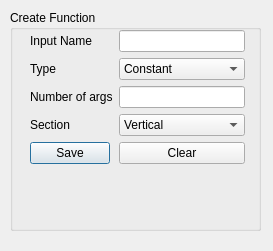
<?xml version="1.0" encoding="UTF-8"?>
<ui version="4.0">
 <class>Dialog_create_fc</class>
 <widget class="QDialog" name="Dialog_create_fc">
  <property name="geometry">
   <rect>
    <x>0</x>
    <y>0</y>
    <width>273</width>
    <height>251</height>
   </rect>
  </property>
  <property name="windowTitle">
   <string>Creation of Function</string>
  </property>
  <widget class="QGroupBox" name="groupBox_createfunconst">
   <property name="geometry">
    <rect>
     <x>10</x>
     <y>10</y>
     <width>251</width>
     <height>221</height>
    </rect>
   </property>
   <property name="title">
    <string>Create Function</string>
   </property>
   <widget class="QWidget" name="layoutWidget">
    <property name="geometry">
     <rect>
      <x>20</x>
      <y>20</y>
      <width>215</width>
      <height>141</height>
     </rect>
    </property>
    <layout class="QFormLayout" name="formLayout">
     <item row="0" column="1">
      <widget class="QLineEdit" name="lineEdit"/>
     </item>
     <item row="1" column="0">
      <widget class="QLabel" name="label_2">
       <property name="text">
        <string>Type</string>
       </property>
      </widget>
     </item>
     <item row="1" column="1">
      <widget class="QComboBox" name="comboBox_1">
       <item>
        <property name="text">
         <string>Constant</string>
        </property>
       </item>
       <item>
        <property name="text">
         <string>Function</string>
        </property>
       </item>
      </widget>
     </item>
     <item row="2" column="0">
      <widget class="QLabel" name="label_3">
       <property name="text">
        <string>Number of args</string>
       </property>
      </widget>
     </item>
     <item row="3" column="0">
      <widget class="QLabel" name="label_4">
       <property name="text">
        <string>Section</string>
       </property>
      </widget>
     </item>
     <item row="3" column="1">
      <widget class="QComboBox" name="comboBox_2">
       <item>
        <property name="text">
         <string>Vertical</string>
        </property>
       </item>
       <item>
        <property name="text">
         <string>Horizontal</string>
        </property>
       </item>
      </widget>
     </item>
     <item row="4" column="0">
      <widget class="QPushButton" name="pushButton_save">
       <property name="text">
        <string>Save</string>
       </property>
      </widget>
     </item>
     <item row="4" column="1">
      <widget class="QPushButton" name="pushButton_clear">
       <property name="text">
        <string>Clear</string>
       </property>
      </widget>
     </item>
     <item row="0" column="0">
      <widget class="QLabel" name="label_1">
       <property name="text">
        <string>Input Name</string>
       </property>
      </widget>
     </item>
     <item row="2" column="1">
      <widget class="QLineEdit" name="lineEdit_2">
       <property name="inputMethodHints">
        <set>Qt::ImhNone</set>
       </property>
      </widget>
     </item>
    </layout>
   </widget>
   <widget class="QLabel" name="label_display_process">
    <property name="geometry">
     <rect>
      <x>20</x>
      <y>185</y>
      <width>211</width>
      <height>21</height>
     </rect>
    </property>
    <property name="text">
     <string/>
    </property>
   </widget>
  </widget>
 </widget>
 <resources/>
 <connections>
  <connection>
   <sender>pushButton_save</sender>
   <signal>clicked()</signal>
   <receiver>Dialog_create_fc</receiver>
   <slot>exec()</slot>
   <hints>
    <hint type="sourcelabel">
     <x>69</x>
     <y>147</y>
    </hint>
    <hint type="destinationlabel">
     <x>136</x>
     <y>125</y>
    </hint>
   </hints>
  </connection>
 </connections>
</ui>
